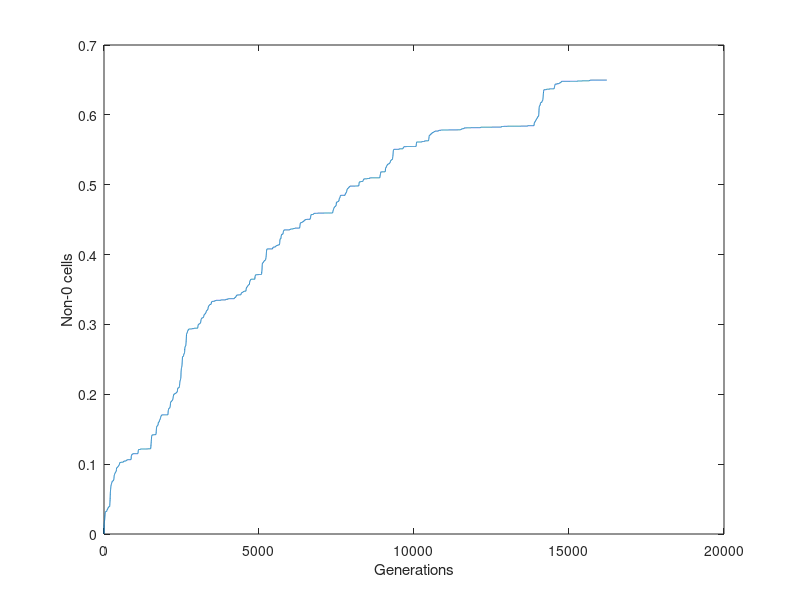

This chart was generated by the following MATLAB code:
fileID = fopen('coverage_output.txt','r');
formatSpec = '%d %f';
sizeA = [2 Inf];

A = fscanf(fileID,formatSpec,sizeA);

figure;
plot(A(2,:));
xlabel("Generations")
ylabel("Non-0 cells")
